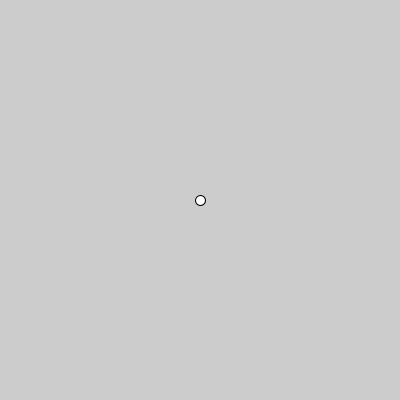
Frame 1 (no input)
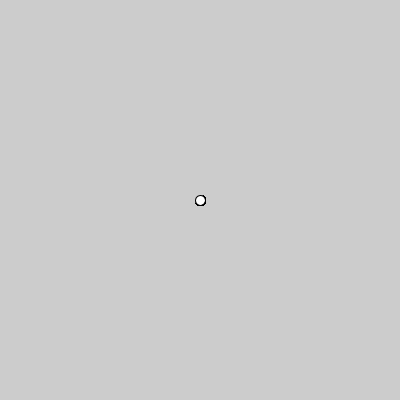
Frame 60 (the mouse pressed at the canvas centre just before this capture)
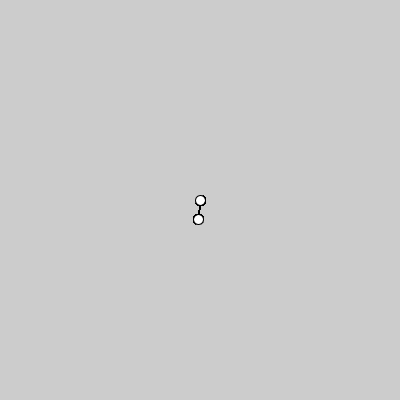
Frame 120 (the mouse held since frame 60 and released just before this capture)

The Processing sketch that drew these frames (run headless with seeded random() and noise(); from frame 60 on, the mouse is pressed at the canvas centre):

// Processing sketch: cositos
// ── cositos.pde
ArrayList todo = new ArrayList();
cosita c;

void setup() {
  size(400, 400);
  c = new cosita(width/2, height/2);
  todo.add(c);
}

void draw() {
  c.act();
}

class cosita {
  ArrayList hijos = new ArrayList();
  float x, y, tam = 10;

  cosita(float nx, float ny) {
    x = nx;
    y = ny;
  }

  void act() {
    for (int i = 0; i < hijos.size(); i++) {
      cosita aux = (cosita) hijos.get(i);
      line(x, y, aux.x, aux.y);
      aux.act();
    }
    dibujar();
  }

  void dibujar() {
    ellipse(x, y, tam, tam);
  }
}


void mousePressed() {
  for (int c = 0; c < todo.size(); c++) {
    cosita papa = (cosita) todo.get(c);
    if (dist(mouseX, mouseY, papa.x, papa.y) < papa.tam && papa.hijos.size() == 0) {
      int v = int(random(1, 2));
      for (int i = 0; i < v; i++) {
        float ang = random(2*PI);
        float x = papa.x + cos(ang) * papa.tam *2;
        float y = papa.y + sin(ang) * papa.tam *2;
        cosita aux = new cosita(x, y);
        todo.add(aux);
        papa.hijos.add(aux);
      }
    }
  }
}
